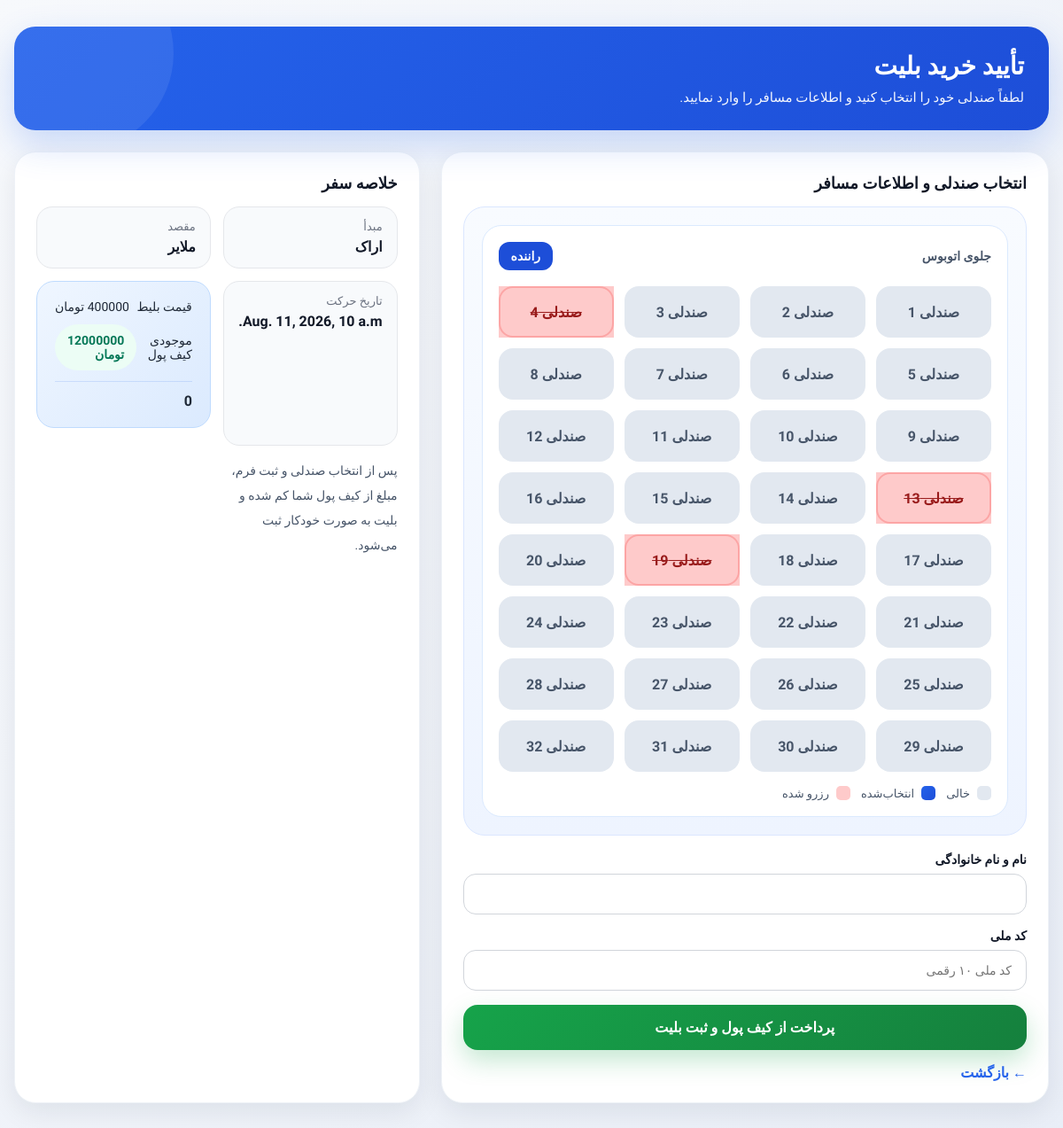
The page /bookings/buy/2/ (signed in) on the database its author committed.
### trips/models.py (models this page shows, shortened)
class Trip(models.Model):
    origin=models.ForeignKey(City,on_delete=models.PROTECT,related_name="departing_trips")
    destination=models.ForeignKey(City,on_delete=models.PROTECT,related_name="arriving_trips")
    bus=models.ForeignKey(Bus,on_delete=models.PROTECT,related_name="trips")
    available_seats=models.PositiveBigIntegerField(default=40)
    departure_datetime=models.DateTimeField()
    arrival_datetime=models.DateTimeField(blank=True,null=True)
    price=models.PositiveIntegerField()
    is_active=models.BooleanField(default=True)
    class Meta:
        indexes=[
            models.Index(fields=["origin","destination","departure_datetime"]),
        ]

class City(models.Model):
    name=models.CharField(max_length=100,unique=True)
    slug=models.SlugField(max_length=120,unique=True)
    def __str__(self):
        return self.name

### bookings/views.py (the view, shortened to what this page needs)
# urls.py: path("buy/<int:trip_id>/",views.buy_ticket,name="buy_ticket"),
def buy_ticket(request, trip_id):
    trip = get_object_or_404(Trip, id=trip_id)
    wallet, created = Wallet.objects.get_or_create(user=request.user, defaults={'balance': 12000000})
    price = trip.price
    reserved_seats = list(Ticket.objects.filter(trip=trip).values_list('seat_number', flat=True))
    reserved_seats = [int(s) for s in reserved_seats]
    total_seats_range = list(range(1, 33))
    context = {
        "trip": trip,
        "price": price,
        "balance": wallet.balance,
        "reserved_seats": reserved_seats,
        "total_seats_range": total_seats_range,
    }
    return render(request, "bookings/confirm_buy.html", context)

### bookings/templates/bookings/confirm_buy.html (shortened to what this page needs)
{% load static %}
<!DOCTYPE html>
<html lang="fa" dir="rtl">
<head>
</head>
<body>
<div class="page-wrapper">
    <div class="header">
        <h1>تأیید خرید بلیت</h1>
        <p>لطفاً صندلی خود را انتخاب کنید و اطلاعات مسافر را وارد نمایید.</p>
    </div>
    <div class="grid">
        <div class="card">
            <div class="section-title">انتخاب صندلی و اطلاعات مسافر</div>
            <form method="post" action="/bookings/buy/{{ trip.id }}/">
                <div class="seat-layout">
                    <div class="bus">
                        <div class="bus-top">
                            <span>جلوی اتوبوس</span>
                            <span class="driver">راننده</span>
                        </div>
                        <div class="seat-grid">
                            {% for seat in total_seats_range %}
                                {% if seat in reserved_seats %}
                                    <div class="seat-item reserved">
                                        <label class="seat-label">صندلی {{ seat }}</label>
                                    </div>
                                {% else %}
                                    <div class="seat-item">
                                        <label class="seat-label" for="seat{{ seat }}">
                                            صندلی {{ seat }}
                                        </label>
                                    </div>
                                {% endif %}
                            {% endfor %}
                        </div>
                        <div class="legend">
                            <div class="legend-item">
                                <span class="legend-box available"></span>
                                <span>خالی</span>
                            </div>
                            <div class="legend-item">
                                <span class="legend-box selected"></span>
                                <span>انتخاب‌شده</span>
                            </div>
                            <div class="legend-item">
                                <span class="legend-box reserved"></span>
                                <span>رزرو شده</span>
                            </div>
                        </div>
                    </div>
                </div>
                <br>
                <div class="form-group">
                    <label for="full_name" class="form-label">نام و نام خانوادگی</label>
                    <input
                        type="text"
                        id="full_name"
                        name="full_name"
                        class="form-control"
                        required
                    >
                </div>
                <div class="form-group">
                    <label for="national_code" class="form-label">کد ملی</label>
                    <input
                        type="text"
                        id="national_code"
                        name="national_code"
                        class="form-control"
                        placeholder="کد ملی ۱۰ رقمی"
                        maxlength="10"
                        required
                    >
                </div>
                <button type="submit" class="submit-btn">پرداخت از کیف پول و ثبت بلیت</button>
            </form>
            <a href="javascript:history.back()" class="back-link">← بازگشت</a>
        </div>
        <div class="card">
            <div class="section-title">خلاصه سفر</div>
            <div class="trip-info">
                <div class="info-box">
                    <div class="info-label">مبدأ</div>
                    <div class="info-value">{{ trip.origin }}</div>
                </div>
                <div class="info-box">
                    <div class="info-label">مقصد</div>
                    <div class="info-value">{{ trip.destination }}</div>
                </div>
                <div class="info-box">
                    <div class="info-label">تاریخ حرکت</div>
                    <div class="info-value">{{ trip.departure_datetime }}</div>
                </div>
            <div class="summary-box">
                <div class="summary-row">
                    <span>قیمت بلیط</span>
                    <span>{{ price }} تومان</span>
                </div>
                <div class="summary-row">
                    <span>موجودی کیف پول</span>
                    <span class="balance-badge">{{ balance }} تومان</span>
                </div>
                <div class="summary-row">
                    <span id="selected-seat-count">0</span>
                </div>
            </div>
            <p style="font-size:14px; line-height:2; color:#475569;">
                پس از انتخاب صندلی و ثبت فرم، مبلغ از کیف پول شما کم شده و بلیت به صورت خودکار ثبت می‌شود.
            </p>
        </div>
    </div>
</div>
</body>
</html>

### bookings/templates/bookings/confirm_buy.html (style rules this page uses)
* { box-sizing: border-box; margin: 0; padding: 0; }
body { font-family: 'Vazirmatn', sans-serif; background: linear-gradient(135deg, #f7f9fc 0%, #e9eef7 100%); min-height: 100vh; color: #1f2937; }
.page-wrapper { max-width: 1200px; margin: 0 auto; padding: 30px 16px 50px; }
.header { background: linear-gradient(135deg, #2563eb, #1d4ed8); color: #fff; border-radius: 24px; padding: 28px; box-shadow: 0 16px 40px rgba(37, 99, 235, 0.22); margin-bottom: 24px; position: relative; overflow: hidden; }
.header::before { content: ""; position: absolute; width: 220px; height: 220px; border-radius: 50%; background: rgba(255,255,255,0.08); top: -80px; left: -40px; }
.header h1 { font-size: 28px; margin-bottom: 10px; position: relative; z-index: 1; }
.header p { font-size: 15px; opacity: 0.95; position: relative; z-index: 1; }
.grid { display: grid; grid-template-columns: 1.2fr 0.8fr; gap: 24px; }
.card { background: #fff; border-radius: 24px; padding: 24px; box-shadow: 0 10px 30px rgba(15, 23, 42, 0.08); border: 1px solid #eef2f7; }
.section-title { font-size: 18px; font-weight: 800; margin-bottom: 16px; color: #111827; }
.trip-info { display: grid; grid-template-columns: repeat(2, 1fr); gap: 14px; margin-bottom: 24px; }
.info-box { background: #f8fafc; border: 1px solid #e5e7eb; border-radius: 18px; padding: 14px 16px; }
.info-label { font-size: 13px; color: #6b7280; margin-bottom: 6px; }
.info-value { font-size: 16px; font-weight: 700; color: #111827; }
.seat-layout { background: linear-gradient(180deg, #f8fbff 0%, #eef4ff 100%); border: 1px solid #dbe7ff; border-radius: 24px; padding: 20px; }
.bus { background: #ffffff; border-radius: 22px; padding: 18px; border: 1px solid #dbeafe; box-shadow: inset 0 1px 0 rgba(255,255,255,0.8); }
.bus-top { display: flex; justify-content: space-between; align-items: center; margin-bottom: 18px; font-size: 14px; color: #475569; font-weight: 700; }
.driver { background: #1d4ed8; color: white; padding: 8px 14px; border-radius: 12px; }
.seat-grid { display: grid; grid-template-columns: repeat(4, minmax(0, 1fr)); gap: 12px; }
.seat-item { position: relative; }
.seat-label { display: flex; align-items: center; justify-content: center; height: 58px; border-radius: 16px; background: #e2e8f0; color: #475569; font-weight: 800; cursor: pointer; border: 2px solid transparent; transition: all 0.2s ease; user-select: none; }
.seat-item.reserved .seat-label { background: #fecaca; color: #991b1b; cursor: not-allowed; border-color: #fca5a5; text-decoration: line-through; }
.legend { display: flex; gap: 12px; flex-wrap: wrap; margin-top: 16px; }
.legend-item { display: flex; align-items: center; gap: 8px; font-size: 13px; color: #475569; }
.legend-box { width: 16px; height: 16px; border-radius: 5px; display: inline-block; }
.available { background: #e2e8f0; }
.selected { background: linear-gradient(135deg, #2563eb, #1d4ed8); }
.reserved { background: #fecaca; }
.form-group { margin-bottom: 16px; }
.form-label { display: block; margin-bottom: 8px; font-size: 14px; font-weight: 700; color: #111827; }
.form-control { width: 100%; border: 1px solid #d1d5db; border-radius: 14px; padding: 14px 16px; font-family: inherit; font-size: 14px; outline: none; transition: 0.2s; background: #fff; }
.summary-box { background: linear-gradient(135deg, #eff6ff, #dbeafe); border-radius: 20px; padding: 20px; border: 1px solid #bfdbfe; margin-bottom: 20px; }
.summary-row { display: flex; justify-content: space-between; align-items: center; margin-bottom: 12px; font-size: 14px; }
.summary-row:last-child { margin-bottom: 0; padding-top: 12px; border-top: 1px solid rgba(37, 99, 235, 0.15); font-size: 16px; font-weight: 800; }
.submit-btn { width: 100%; border: none; background: linear-gradient(135deg, #16a34a, #15803d); color: white; font-family: inherit; font-size: 16px; font-weight: 800; padding: 16px; border-radius: 16px; cursor: pointer; transition: 0.2s; box-shadow: 0 12px 28px rgba(22, 163, 74, 0.25); }
.balance-badge { display: inline-flex; align-items: center; gap: 8px; background: #ecfdf5; color: #047857; padding: 10px 14px; border-radius: 999px; font-weight: 700; font-size: 14px; }
.back-link { display: inline-block; margin-top: 16px; color: #2563eb; text-decoration: none; font-weight: 700; }

### rows shown on the page
Trip: origin "اراک", destination "ملایر", departure_datetime "Aug. 11, 2026, 10 a.m."

### other values the page prints
{{ seat }} "1" "2" "3" "5" "6" "7" "8" "9" "10" "11" "12" "14" "15" "16" "17" "18" "20" "21" "22" "23" "24" "25" "26" "27" "28" "29" "30" "31" "32"
{{ seat }} "4" "13" "19"
{{ balance }} "12000000"
